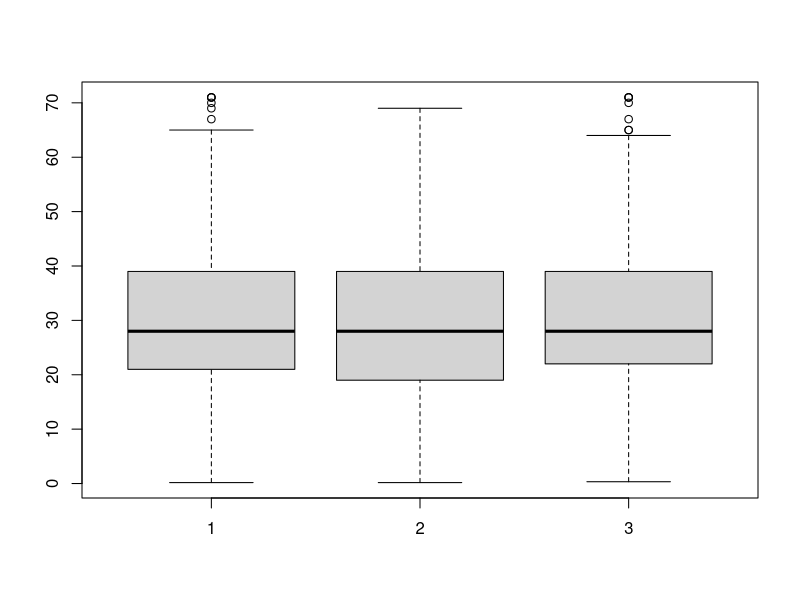
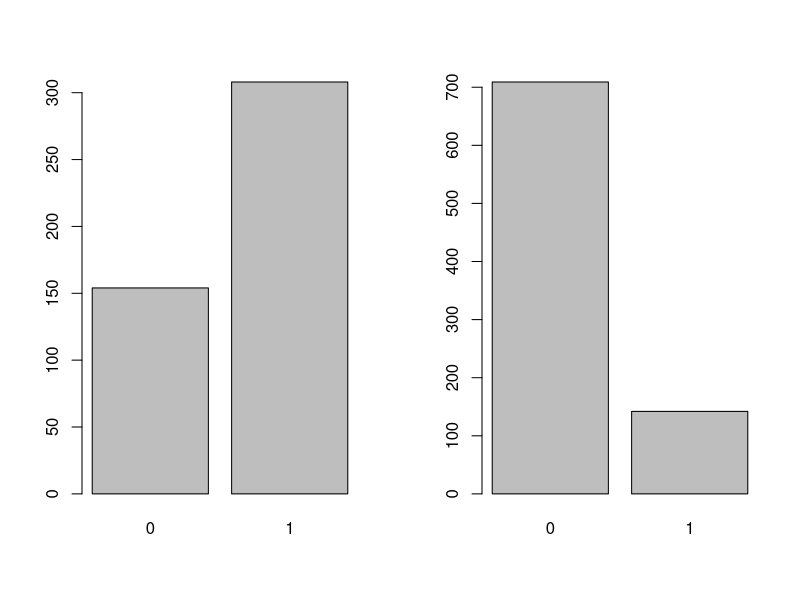
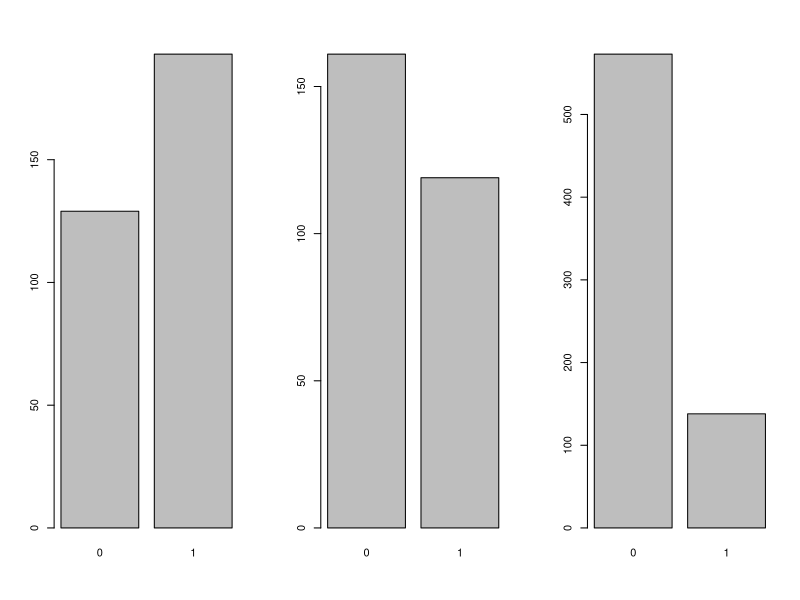

Write R code to recreate these figures, in order.
#a
data = read.table('titanic.txt', header=T)
attach(data)
survivars_age = Age[Survived == 1]
not_survivars_age = Age[Survived == 0]
boxplot(Age, survivars_age, not_survivars_age)

surv_fem = table(Survived[Sex == "female"])
surv_men = table(Survived[Sex == "male"])

par(mfrow=c(1,2))
barplot(surv_fem)
barplot(surv_men)

surv_1cls = table(Survived[PClass == "1st"])
surv_2cls = table(Survived[PClass == "2nd"])
surv_3cls = table(Survived[PClass == "3rd"])

par(mfrow=c(1,3))
barplot(surv_1cls)
barplot(surv_2cls)
barplot(surv_3cls)

#b
fact_PClass = factor(PClass)
fact_Sex = factor(Sex)
fact_Age = factor(Age)
titglm = glm(Survived ~ fact_PClass + fact_Sex + Age, data = data, family=binomial)
summary(titglm)

exp(3.759662 - 0 - 0 - 0.039177)
exp(3.759662 - 0 - 2.631357 - 0.039177)
exp(3.759662 - 1.291962 - 0 - 0.039177)
exp(3.759662 - 1.291962 - 2.631357 - 0.039177)
exp(3.759662 - 2.521419 - 0 - 0.039177)
exp(3.759662 - 2.521419 - 2.631357 - 0.039177)

#c
glm1 = glm(Survived ~ fact_Sex * fact_PClass * Age, data = data, family=binomial)
anova(glm1, test="Chisq")

titglm2 = glm(Survived ~ fact_PClass + fact_Sex, data = data, family=binomial)
summary(titglm2)

predict(titglm2, data.frame(fact_PClass = "1st", fact_Sex = "male", Age = "53"), type="response")
predict(titglm2, data.frame(fact_PClass = "2nd", fact_Sex = "male", Age = "53"), type="response")
predict(titglm2, data.frame(fact_PClass = "3rd", fact_Sex = "male", Age = "53"), type="response")
predict(titglm2, data.frame(fact_PClass = "1st", fact_Sex = "female", Age = "53"), type="response")
predict(titglm2, data.frame(fact_PClass = "2nd", fact_Sex = "female", Age = "53"), type="response")
predict(titglm2, data.frame(fact_PClass = "3rd", fact_Sex = "female", Age = "53"), type="response")

#d

#e
tot_class = xtabs(~ Survived + fact_PClass)
tot_class
tot_sex = xtabs(~ Survived + fact_Sex)
tot_sex

tot_ch = chisq.test(tot_class)
tot_ch
residuals(tot_ch)
fisher.test(tot_sex)
